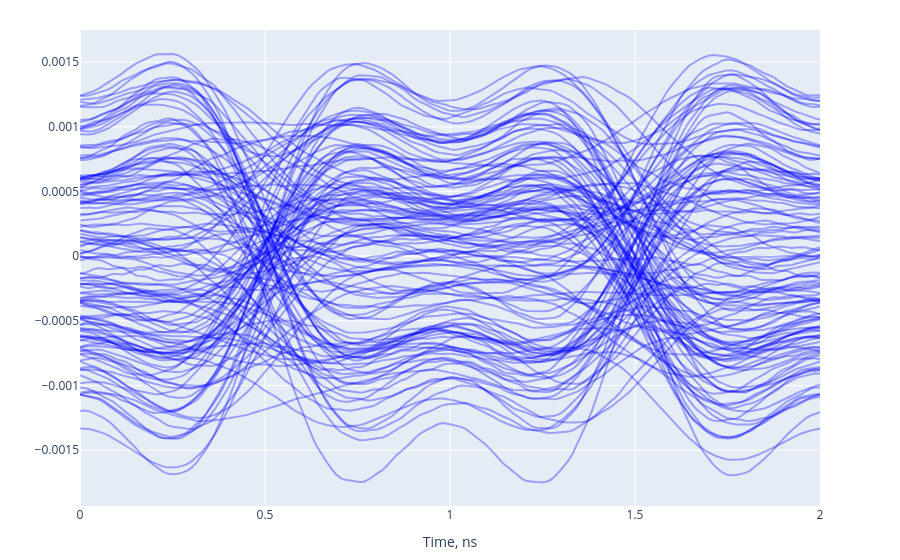

The cell this chart's notebook holds for it:
### Code cell
fig = go.Figure(layout=go.Layout(xaxis={"title": "Time, ns"}, showlegend=False))
for signal in system.find_child("receiver").output:
    plot_eye_diagram(signal, data_rate / bits_per_symbol, fig, (2, 0), line={"color": "rgba(0, 0, 255, 0.333)"})
fig.update_layout(autosize=True, height=600, margin=dict(t=30, b=30))
fig.show()

### Figure 1 — Plotly figure (JSON) as saved in the notebook; plotly's stock layout.template omitted (floating-point values rounded to 4 significant figures; data arrays with more than 128 entries replaced by an {"elided": "..."} marker saying what was removed)
{"data": [{"line": {"color": "rgba(0, 0, 255, 0.333)"}, "type": "scatter", "x": {"elided": "160 float values"}, "y": {"elided": "160 float values"}}, {"line": {"color": "rgba(0, 0, 255, 0.333)"}, "type": "scatter", "x": {"elided": "160 float values"}, "y": {"elided": "160 float values"}}, {"line": {"color": "rgba(0, 0, 255, 0.333)"}, "type": "scatter", "x": {"elided": "160 float values"}, "y": {"elided": "160 float values"}}, {"line": {"color": "rgba(0, 0, 255, 0.333)"}, "type": "scatter", "x": {"elided": "160 float values"}, "y": {"elided": "160 float values"}}, {"line": {"color": "rgba(0, 0, 255, 0.333)"}, "type": "scatter", "x": {"elided": "160 float values"}, "y": {"elided": "160 float values"}}, {"line": {"color": "rgba(0, 0, 255, 0.333)"}, "type": "scatter", "x": {"elided": "160 float values"}, "y": {"elided": "160 float values"}}, {"line": {"color": "rgba(0, 0, 255, 0.333)"}, "type": "scatter", "x": {"elided": "160 float values"}, "y": {"elided": "160 float values"}}, {"line": {"color": "rgba(0, 0, 255, 0.333)"}, "type": "scatter", "x": {"elided": "160 float values"}, "y": {"elided": "160 float values"}}, {"line": {"color": "rgba(0, 0, 255, 0.333)"}, "type": "scatter", "x": {"elided": "160 float values"}, "y": {"elided": "160 float values"}}, {"line": {"color": "rgba(0, 0, 255, 0.333)"}, "type": "scatter", "x": {"elided": "160 float values"}, "y": {"elided": "160 float values"}}, {"line": {"color": "rgba(0, 0, 255, 0.333)"}, "type": "scatter", "x": {"elided": "160 float values"}, "y": {"elided": "160 float values"}}, {"line": {"color": "rgba(0, 0, 255, 0.333)"}, "type": "scatter", "x": {"elided": "160 float values"}, "y": {"elided": "160 float values"}}, {"line": {"color": "rgba(0, 0, 255, 0.333)"}, "type": "scatter", "x": {"elided": "160 float values"}, "y": {"elided": "160 float values"}}, {"line": {"color": "rgba(0, 0, 255, 0.333)"}, "type": "scatter", "x": {"elided": "160 float values"}, "y": {"elided": "160 float values"}}, {"line": {"color": "rgba(0, 0, 255, 0.333)"}, "type": "scatter", "x": {"elided": "160 float values"}, "y": {"elided": "160 float values"}}, {"line": {"color": "rgba(0, 0, 255, 0.333)"}, "type": "scatter", "x": {"elided": "160 float values"}, "y": {"elided": "160 float values"}}, {"line": {"color": "rgba(0, 0, 255, 0.333)"}, "type": "scatter", "x": {"elided": "160 float values"}, "y": {"elided": "160 float values"}}, {"line": {"color": "rgba(0, 0, 255, 0.333)"}, "type": "scatter", "x": {"elided": "160 float values"}, "y": {"elided": "160 float values"}}, {"line": {"color": "rgba(0, 0, 255, 0.333)"}, "type": "scatter", "x": {"elided": "160 float values"}, "y": {"elided": "160 float values"}}, {"line": {"color": "rgba(0, 0, 255, 0.333)"}, "type": "scatter", "x": {"elided": "160 float values"}, "y": {"elided": "160 float values"}}, {"line": {"color": "rgba(0, 0, 255, 0.333)"}, "type": "scatter", "x": {"elided": "160 float values"}, "y": {"elided": "160 float values"}}, {"line": {"color": "rgba(0, 0, 255, 0.333)"}, "type": "scatter", "x": {"elided": "160 float values"}, "y": {"elided": "160 float values"}}, {"line": {"color": "rgba(0, 0, 255, 0.333)"}, "type": "scatter", "x": {"elided": "160 float values"}, "y": {"elided": "160 float values"}}, {"line": {"color": "rgba(0, 0, 255, 0.333)"}, "type": "scatter", "x": {"elided": "160 float values"}, "y": {"elided": "160 float values"}}, {"line": {"color": "rgba(0, 0, 255, 0.333)"}, "type": "scatter", "x": {"elided": "160 float values"}, "y": {"elided": "160 float values"}}, {"line": {"color": "rgba(0, 0, 255, 0.333)"}, "type": "scatter", "x": {"elided": "160 float values"}, "y": {"elided": "160 float values"}}, {"line": {"color": "rgba(0, 0, 255, 0.333)"}, "type": "scatter", "x": {"elided": "160 float values"}, "y": {"elided": "160 float values"}}, {"line": {"color": "rgba(0, 0, 255, 0.333)"}, "type": "scatter", "x": {"elided": "160 float values"}, "y": {"elided": "160 float values"}}, {"line": {"color": "rgba(0, 0, 255, 0.333)"}, "type": "scatter", "x": {"elided": "160 float values"}, "y": {"elided": "160 float values"}}, {"line": {"color": "rgba(0, 0, 255, 0.333)"}, "type": "scatter", "x": {"elided": "160 float values"}, "y": {"elided": "160 float values"}}, {"line": {"color": "rgba(0, 0, 255, 0.333)"}, "type": "scatter", "x": {"elided": "160 float values"}, "y": {"elided": "160 float values"}}, {"line": {"color": "rgba(0, 0, 255, 0.333)"}, "type": "scatter", "x": {"elided": "160 float values"}, "y": {"elided": "160 float values"}}, {"line": {"color": "rgba(0, 0, 255, 0.333)"}, "type": "scatter", "x": {"elided": "160 float values"}, "y": {"elided": "160 float values"}}, {"line": {"color": "rgba(0, 0, 255, 0.333)"}, "type": "scatter", "x": {"elided": "160 float values"}, "y": {"elided": "160 float values"}}, {"line": {"color": "rgba(0, 0, 255, 0.333)"}, "type": "scatter", "x": {"elided": "160 float values"}, "y": {"elided": "160 float values"}}, {"line": {"color": "rgba(0, 0, 255, 0.333)"}, "type": "scatter", "x": {"elided": "160 float values"}, "y": {"elided": "160 float values"}}, {"line": {"color": "rgba(0, 0, 255, 0.333)"}, "type": "scatter", "x": {"elided": "160 float values"}, "y": {"elided": "160 float values"}}, {"line": {"color": "rgba(0, 0, 255, 0.333)"}, "type": "scatter", "x": {"elided": "160 float values"}, "y": {"elided": "160 float values"}}, {"line": {"color": "rgba(0, 0, 255, 0.333)"}, "type": "scatter", "x": {"elided": "160 float values"}, "y": {"elided": "160 float values"}}, {"line": {"color": "rgba(0, 0, 255, 0.333)"}, "type": "scatter", "x": {"elided": "160 float values"}, "y": {"elided": "160 float values"}}, {"line": {"color": "rgba(0, 0, 255, 0.333)"}, "type": "scatter", "x": {"elided": "160 float values"}, "y": {"elided": "160 float values"}}, {"line": {"color": "rgba(0, 0, 255, 0.333)"}, "type": "scatter", "x": {"elided": "160 float values"}, "y": {"elided": "160 float values"}}, {"line": {"color": "rgba(0, 0, 255, 0.333)"}, "type": "scatter", "x": {"elided": "160 float values"}, "y": {"elided": "160 float values"}}, {"line": {"color": "rgba(0, 0, 255, 0.333)"}, "type": "scatter", "x": {"elided": "160 float values"}, "y": {"elided": "160 float values"}}, {"line": {"color": "rgba(0, 0, 255, 0.333)"}, "type": "scatter", "x": {"elided": "160 float values"}, "y": {"elided": "160 float values"}}, {"line": {"color": "rgba(0, 0, 255, 0.333)"}, "type": "scatter", "x": {"elided": "160 float values"}, "y": {"elided": "160 float values"}}, {"line": {"color": "rgba(0, 0, 255, 0.333)"}, "type": "scatter", "x": {"elided": "160 float values"}, "y": {"elided": "160 float values"}}, {"line": {"color": "rgba(0, 0, 255, 0.333)"}, "type": "scatter", "x": {"elided": "160 float values"}, "y": {"elided": "160 float values"}}, {"line": {"color": "rgba(0, 0, 255, 0.333)"}, "type": "scatter", "x": {"elided": "160 float values"}, "y": {"elided": "160 float values"}}, {"line": {"color": "rgba(0, 0, 255, 0.333)"}, "type": "scatter", "x": {"elided": "160 float values"}, "y": {"elided": "160 float values"}}, {"line": {"color": "rgba(0, 0, 255, 0.333)"}, "type": "scatter", "x": {"elided": "160 float values"}, "y": {"elided": "160 float values"}}, {"line": {"color": "rgba(0, 0, 255, 0.333)"}, "type": "scatter", "x": {"elided": "160 float values"}, "y": {"elided": "160 float values"}}, {"line": {"color": "rgba(0, 0, 255, 0.333)"}, "type": "scatter", "x": {"elided": "160 float values"}, "y": {"elided": "160 float values"}}, {"line": {"color": "rgba(0, 0, 255, 0.333)"}, "type": "scatter", "x": {"elided": "160 float values"}, "y": {"elided": "160 float values"}}, {"line": {"color": "rgba(0, 0, 255, 0.333)"}, "type": "scatter", "x": {"elided": "160 float values"}, "y": {"elided": "160 float values"}}, {"line": {"color": "rgba(0, 0, 255, 0.333)"}, "type": "scatter", "x": {"elided": "160 float values"}, "y": {"elided": "160 float values"}}, {"line": {"color": "rgba(0, 0, 255, 0.333)"}, "type": "scatter", "x": {"elided": "160 float values"}, "y": {"elided": "160 float values"}}, {"line": {"color": "rgba(0, 0, 255, 0.333)"}, "type": "scatter", "x": {"elided": "160 float values"}, "y": {"elided": "160 float values"}}, {"line": {"color": "rgba(0, 0, 255, 0.333)"}, "type": "scatter", "x": {"elided": "160 float values"}, "y": {"elided": "160 float values"}}, {"line": {"color": "rgba(0, 0, 255, 0.333)"}, "type": "scatter", "x": {"elided": "160 float values"}, "y": {"elided": "160 float values"}}, {"line": {"color": "rgba(0, 0, 255, 0.333)"}, "type": "scatter", "x": {"elided": "160 float values"}, "y": {"elided": "160 float values"}}, {"line": {"color": "rgba(0, 0, 255, 0.333)"}, "type": "scatter", "x": {"elided": "160 float values"}, "y": {"elided": "160 float values"}}, {"line": {"color": "rgba(0, 0, 255, 0.333)"}, "type": "scatter", "x": {"elided": "160 float values"}, "y": {"elided": "160 float values"}}, {"line": {"color": "rgba(0, 0, 255, 0.333)"}, "type": "scatter", "x": {"elided": "160 float values"}, "y": {"elided": "160 float values"}}, {"line": {"color": "rgba(0, 0, 255, 0.333)"}, "type": "scatter", "x": {"elided": "160 float values"}, "y": {"elided": "160 float values"}}, {"line": {"color": "rgba(0, 0, 255, 0.333)"}, "type": "scatter", "x": {"elided": "160 float values"}, "y": {"elided": "160 float values"}}, {"line": {"color": "rgba(0, 0, 255, 0.333)"}, "type": "scatter", "x": {"elided": "160 float values"}, "y": {"elided": "160 float values"}}, {"line": {"color": "rgba(0, 0, 255, 0.333)"}, "type": "scatter", "x": {"elided": "160 float values"}, "y": {"elided": "160 float values"}}, {"line": {"color": "rgba(0, 0, 255, 0.333)"}, "type": "scatter", "x": {"elided": "160 float values"}, "y": {"elided": "160 float values"}}, {"line": {"color": "rgba(0, 0, 255, 0.333)"}, "type": "scatter", "x": {"elided": "160 float values"}, "y": {"elided": "160 float values"}}, {"line": {"color": "rgba(0, 0, 255, 0.333)"}, "type": "scatter", "x": {"elided": "160 float values"}, "y": {"elided": "160 float values"}}, {"line": {"color": "rgba(0, 0, 255, 0.333)"}, "type": "scatter", "x": {"elided": "160 float values"}, "y": {"elided": "160 float values"}}, {"line": {"color": "rgba(0, 0, 255, 0.333)"}, "type": "scatter", "x": {"elided": "160 float values"}, "y": {"elided": "160 float values"}}, {"line": {"color": "rgba(0, 0, 255, 0.333)"}, "type": "scatter", "x": {"elided": "160 float values"}, "y": {"elided": "160 float values"}}, {"line": {"color": "rgba(0, 0, 255, 0.333)"}, "type": "scatter", "x": {"elided": "160 float values"}, "y": {"elided": "160 float values"}}, {"line": {"color": "rgba(0, 0, 255, 0.333)"}, "type": "scatter", "x": {"elided": "160 float values"}, "y": {"elided": "160 float values"}}, {"line": {"color": "rgba(0, 0, 255, 0.333)"}, "type": "scatter", "x": {"elided": "160 float values"}, "y": {"elided": "160 float values"}}, {"line": {"color": "rgba(0, 0, 255, 0.333)"}, "type": "scatter", "x": {"elided": "160 float values"}, "y": {"elided": "160 float values"}}, {"line": {"color": "rgba(0, 0, 255, 0.333)"}, "type": "scatter", "x": {"elided": "160 float values"}, "y": {"elided": "160 float values"}}, {"line": {"color": "rgba(0, 0, 255, 0.333)"}, "type": "scatter", "x": {"elided": "160 float values"}, "y": {"elided": "160 float values"}}, {"line": {"color": "rgba(0, 0, 255, 0.333)"}, "type": "scatter", "x": {"elided": "160 float values"}, "y": {"elided": "160 float values"}}, {"line": {"color": "rgba(0, 0, 255, 0.333)"}, "type": "scatter", "x": {"elided": "160 float values"}, "y": {"elided": "160 float values"}}, {"line": {"color": "rgba(0, 0, 255, 0.333)"}, "type": "scatter", "x": {"elided": "160 float values"}, "y": {"elided": "160 float values"}}, {"line": {"color": "rgba(0, 0, 255, 0.333)"}, "type": "scatter", "x": {"elided": "160 float values"}, "y": {"elided": "160 float values"}}, {"line": {"color": "rgba(0, 0, 255, 0.333)"}, "type": "scatter", "x": {"elided": "160 float values"}, "y": {"elided": "160 float values"}}, {"line": {"color": "rgba(0, 0, 255, 0.333)"}, "type": "scatter", "x": {"elided": "160 float values"}, "y": {"elided": "160 float values"}}, {"line": {"color": "rgba(0, 0, 255, 0.333)"}, "type": "scatter", "x": {"elided": "160 float values"}, "y": {"elided": "160 float values"}}, {"line": {"color": "rgba(0, 0, 255, 0.333)"}, "type": "scatter", "x": {"elided": "160 float values"}, "y": {"elided": "160 float values"}}, {"line": {"color": "rgba(0, 0, 255, 0.333)"}, "type": "scatter", "x": {"elided": "160 float values"}, "y": {"elided": "160 float values"}}, {"line": {"color": "rgba(0, 0, 255, 0.333)"}, "type": "scatter", "x": {"elided": "160 float values"}, "y": {"elided": "160 float values"}}, {"line": {"color": "rgba(0, 0, 255, 0.333)"}, "type": "scatter", "x": {"elided": "160 float values"}, "y": {"elided": "160 float values"}}, {"line": {"color": "rgba(0, 0, 255, 0.333)"}, "type": "scatter", "x": {"elided": "160 float values"}, "y": {"elided": "160 float values"}}, {"line": {"color": "rgba(0, 0, 255, 0.333)"}, "type": "scatter", "x": {"elided": "160 float values"}, "y": {"elided": "160 float values"}}, {"line": {"color": "rgba(0, 0, 255, 0.333)"}, "type": "scatter", "x": {"elided": "160 float values"}, "y": {"elided": "160 float values"}}, {"line": {"color": "rgba(0, 0, 255, 0.333)"}, "type": "scatter", "x": {"elided": "160 float values"}, "y": {"elided": "160 float values"}}, {"line": {"color": "rgba(0, 0, 255, 0.333)"}, "type": "scatter", "x": {"elided": "160 float values"}, "y": {"elided": "160 float values"}}, {"line": {"color": "rgba(0, 0, 255, 0.333)"}, "type": "scatter", "x": {"elided": "160 float values"}, "y": {"elided": "160 float values"}}, {"line": {"color": "rgba(0, 0, 255, 0.333)"}, "type": "scatter", "x": {"elided": "160 float values"}, "y": {"elided": "160 float values"}}, {"line": {"color": "rgba(0, 0, 255, 0.333)"}, "type": "scatter", "x": {"elided": "160 float values"}, "y": {"elided": "160 float values"}}, {"line": {"color": "rgba(0, 0, 255, 0.333)"}, "type": "scatter", "x": {"elided": "160 float values"}, "y": {"elided": "160 float values"}}, {"line": {"color": "rgba(0, 0, 255, 0.333)"}, "type": "scatter", "x": {"elided": "160 float values"}, "y": {"elided": "160 float values"}}, {"line": {"color": "rgba(0, 0, 255, 0.333)"}, "type": "scatter", "x": {"elided": "160 float values"}, "y": {"elided": "160 float values"}}, {"line": {"color": "rgba(0, 0, 255, 0.333)"}, "type": "scatter", "x": {"elided": "160 float values"}, "y": {"elided": "160 float values"}}, {"line": {"color": "rgba(0, 0, 255, 0.333)"}, "type": "scatter", "x": {"elided": "160 float values"}, "y": {"elided": "160 float values"}}, {"line": {"color": "rgba(0, 0, 255, 0.333)"}, "type": "scatter", "x": {"elided": "160 float values"}, "y": {"elided": "160 float values"}}, {"line": {"color": "rgba(0, 0, 255, 0.333)"}, "type": "scatter", "x": {"elided": "160 float values"}, "y": {"elided": "160 float values"}}, {"line": {"color": "rgba(0, 0, 255, 0.333)"}, "type": "scatter", "x": {"elided": "160 float values"}, "y": {"elided": "160 float values"}}, {"line": {"color": "rgba(0, 0, 255, 0.333)"}, "type": "scatter", "x": {"elided": "160 float values"}, "y": {"elided": "160 float values"}}, {"line": {"color": "rgba(0, 0, 255, 0.333)"}, "type": "scatter", "x": {"elided": "160 float values"}, "y": {"elided": "160 float values"}}, {"line": {"color": "rgba(0, 0, 255, 0.333)"}, "type": "scatter", "x": {"elided": "160 float values"}, "y": {"elided": "160 float values"}}, {"line": {"color": "rgba(0, 0, 255, 0.333)"}, "type": "scatter", "x": {"elided": "160 float values"}, "y": {"elided": "160 float values"}}, {"line": {"color": "rgba(0, 0, 255, 0.333)"}, "type": "scatter", "x": {"elided": "160 float values"}, "y": {"elided": "160 float values"}}, {"line": {"color": "rgba(0, 0, 255, 0.333)"}, "type": "scatter", "x": {"elided": "160 float values"}, "y": {"elided": "160 float values"}}, {"line": {"color": "rgba(0, 0, 255, 0.333)"}, "type": "scatter", "x": {"elided": "160 float values"}, "y": {"elided": "160 float values"}}, {"line": {"color": "rgba(0, 0, 255, 0.333)"}, "type": "scatter", "x": {"elided": "160 float values"}, "y": {"elided": "160 float values"}}, {"line": {"color": "rgba(0, 0, 255, 0.333)"}, "type": "scatter", "x": {"elided": "160 float values"}, "y": {"elided": "160 float values"}}, {"line": {"color": "rgba(0, 0, 255, 0.333)"}, "type": "scatter", "x": {"elided": "160 float values"}, "y": {"elided": "160 float values"}}, {"line": {"color": "rgba(0, 0, 255, 0.333)"}, "type": "scatter", "x": {"elided": "160 float values"}, "y": {"elided": "160 float values"}}, {"line": {"color": "rgba(0, 0, 255, 0.333)"}, "type": "scatter", "x": {"elided": "160 float values"}, "y": {"elided": "160 float values"}}, {"line": {"color": "rgba(0, 0, 255, 0.333)"}, "type": "scatter", "x": {"elided": "160 float values"}, "y": {"elided": "160 float values"}}, {"line": {"color": "rgba(0, 0, 255, 0.333)"}, "type": "scatter", "x": {"elided": "160 float values"}, "y": {"elided": "160 float values"}}, {"line": {"color": "rgba(0, 0, 255, 0.333)"}, "type": "scatter", "x": {"elided": "160 float values"}, "y": {"elided": "160 float values"}}, {"line": {"color": "rgba(0, 0, 255, 0.333)"}, "type": "scatter", "x": {"elided": "160 float values"}, "y": {"elided": "160 float values"}}, {"line": {"color": "rgba(0, 0, 255, 0.333)"}, "type": "scatter", "x": {"elided": "160 float values"}, "y": {"elided": "160 float values"}}, {"line": {"color": "rgba(0, 0, 255, 0.333)"}, "type": "scatter", "x": {"elided": "160 float values"}, "y": {"elided": "160 float values"}}, {"line": {"color": "rgba(0, 0, 255, 0.333)"}, "type": "scatter", "x": {"elided": "160 float values"}, "y": {"elided": "160 float values"}}], "layout": {"autosize": true, "margin": {"b": 30, "t": 30}, "showlegend": false, "xaxis": {"autorange": true, "range": [0, 2], "title": {"text": "Time, ns"}, "type": "linear"}, "yaxis": {"autorange": true, "range": [-0.001931, 0.001748], "type": "linear"}}}
